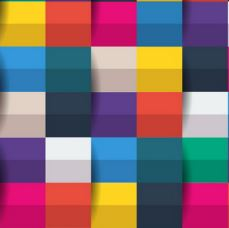
#> input picture 问天/视觉/OpenCV-Python/Code/4_Picture_Process/2_geometry_transform/img.jpg, 229 x 228 px, given in place of the camera
$ python blur_filter.py
#> lines starting #> are read from the running program, lines starting #| are printed output that depends on the picture; after the words box and inside, x2 and y2 are one past the last pixel; in counts of white or black regions, pixels touching at a corner belong together
import cv2
import numpy as np

cap = cv2.VideoCapture(1)
cap.set(10, 2)

while cap.isOpened() == True:
    ret, frame = cap.read()
#> frame is the input picture: shape (228, 229, 3); mean B, G, R 114.3, 106.5, 134.8
    if ret == True:
        frame = cv2.cvtColor(frame, cv2.COLOR_BGR2GRAY)
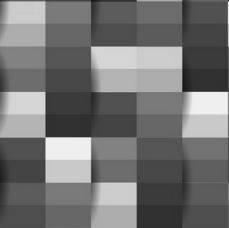
#> frame: shape (228, 229); min 14, max 251, mean 115.9
        # 均值滤波
        frame = cv2.blur(frame, (5, 5))
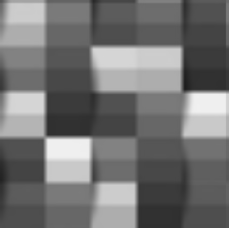
#> frame: shape (228, 229); min 29, max 240, mean 115.9
        # 方框滤波
        # frame = cv2.boxFilter(frame,-1,(5,5),normalize=False)
        res,frame = cv2.threshold(frame, 0, 255, cv2.THRESH_BINARY+cv2.THRESH_OTSU)
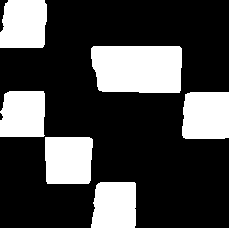
#> frame: shape (228, 229); 27.4% white; 6 white regions, box (x1, y1, x2, y2) and area: (91, 46, 182, 93) 4048, (45, 137, 93, 184) 2163, (182, 92, 229, 139) 2131, (0, 0, 47, 48) 2077, (0, 91, 45, 137) 1958, (91, 182, 136, 228) 1929
#> res = 139
        cv2.imshow('res',frame)
        key = cv2.waitKey(1)
#> (key Esc is pressed here)
        if key == 27:
            break
    else:
        break

cv2.destroyAllWindows()
cap.release()
